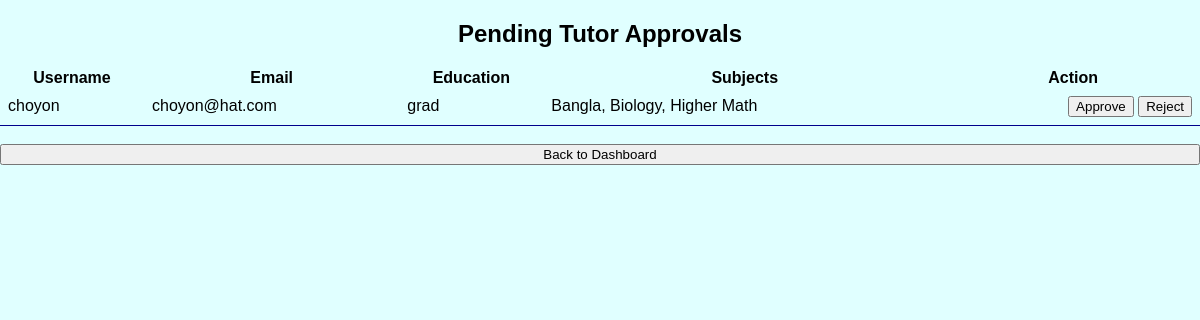
Screenshot of /View/vw_admin/v_manage_tutors.php (signed in) with the database file from the repository.
### tables this page shows
CREATE TABLE `tutor_profiles` (
  `profile_id` int(11) NOT NULL,
  `user_id` int(11) NOT NULL,
  `education_background` varchar(255) DEFAULT NULL,
  `institution` varchar(255) DEFAULT NULL,
  `experience` varchar(50) DEFAULT NULL,
  `subjects` varchar(255) DEFAULT NULL,
  `short_bio` text DEFAULT NULL,
  `hourly_rate` decimal(10,2) DEFAULT 0.00
);

CREATE TABLE `users` (
  `id` int(11) NOT NULL,
  `username` varchar(50) NOT NULL,
  `password` varchar(255) NOT NULL,
  `email` varchar(100) NOT NULL,
  `role` enum('admin','tutor','student-guardian') NOT NULL,
  `status` varchar(10) NOT NULL DEFAULT 'active'
);

### Model/m_admin.php (called while the page is built, shortened)
<?php
function getPendingTutors() {
    $conn = dbConnect();
    $sql = "SELECT u.id, u.username, u.email, t.education_background, t.subjects
            FROM users u
            JOIN tutor_profiles t ON u.id = t.user_id
            WHERE u.role = 'tutor' AND u.status = 'pending'";
    $result = mysqli_query($conn, $sql);
    $tutors = [];
    while($row = mysqli_fetch_assoc($result)) {
        $tutors[] = $row;
    }
    return $tutors;
}
?>

### View/vw_admin/v_manage_tutors.php (the view, shortened to what this page needs)
<?php
require_once("../../Model/m_admin.php");
$pendingTutors = getPendingTutors();
?>
<!DOCTYPE html>
<html>
<head>
    <link rel="stylesheet" href="v_admin_style.css">
</head>
<body>
    <h2>Pending Tutor Approvals</h2>
    <table>
        <thead>
            <tr>
                <th>Username</th>
                <th>Email</th>
                <th>Education</th>
                <th>Subjects</th>
                <th>Action</th>
            </tr>
        </thead>
        <tbody>
            <?php if (count($pendingTutors) > 0): ?>
                <?php foreach ($pendingTutors as $tutor): ?>
                    <tr>
                        <td><?php echo $tutor['username']; ?></td>
                        <td><?php echo $tutor['email']; ?></td>
                        <td><?php echo $tutor['education_background']; ?></td>
                        <td><?php echo $tutor['subjects']; ?></td>
                        <td>
                            <form action="../../Controller/c_admin.php" method="POST" style="display:inline;">
                                <button type="submit" name="approve_user" class="btn-approve">Approve</button>
                            </form>
                            <form action="../../Controller/c_admin.php" method="POST" style="display:inline;">
                                <button type="submit" name="reject_user" class="btn-reject">Reject</button>
                            </form>
                        </td>
                    </tr>
                <?php endforeach; ?>
            <?php else: ?>
                <tr><td colspan="5">No pending tutors found.</td></tr>
            <?php endif; ?>
        </tbody>
    </table>
    <br>
    <button onclick="location.href='v_admin_home.php'">Back to Dashboard</button>
</body>
</html>

### View/vw_admin/v_admin_style.css (style rules this page uses)
body { background-color: lightcyan; margin: 0; font-family: sans-serif; display: flex; flex-direction: column; min-height: 100vh; text-align: center; }
table { width: 100%; border-collapse: collapse; }
td { padding: 8px; border-bottom: 1px solid darkblue; text-align: left; }
td:last-child { text-align: right; }

### rows the page displays
tutor_profiles: user.username "choyon", user.email "choyon@hat.com", education_background "grad", subjects "Bangla, Biology, Higher Math"
